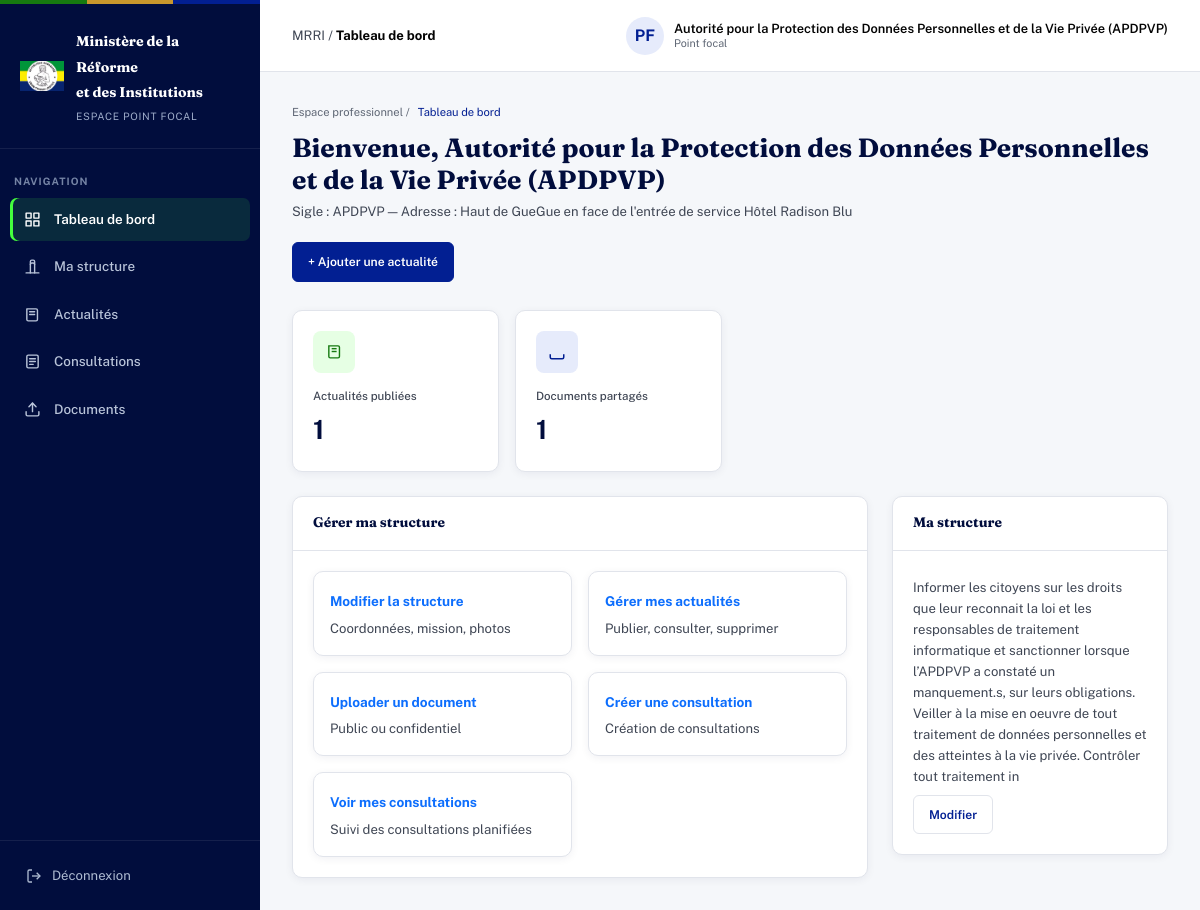
/views/point_focal/dashboard.php (signed in), run on the app's committed database.
### tables this page shows
CREATE TABLE `structure` (
  `id_struc` int NOT NULL AUTO_INCREMENT,
  `nom_struc` varchar(200) NOT NULL,
  `adresse` varchar(255) DEFAULT NULL,
  `telephone` varchar(20) DEFAULT NULL,
  `email` varchar(100) DEFAULT NULL,
  `mission` text,
  `historique` text,
  `composition` text,
  `site_web` varchar(255) DEFAULT NULL,
  `date_creation` date DEFAULT NULL,
  `texte_fondateur` varchar(255) DEFAULT NULL,
  `directeur_general` varchar(200) DEFAULT NULL,
  `fonction_dirigeant` varchar(100) DEFAULT NULL,
  `dirigeant_depuis` date DEFAULT NULL,
  `photo_dirigeant` varchar(255) DEFAULT NULL,
  `id_cat` int NOT NULL,
  `sigle` varchar(30) DEFAULT NULL,
  `id_responsable` int DEFAULT NULL,
  `latitude` decimal(10,7) DEFAULT NULL,
  `longitude` decimal(10,7) DEFAULT NULL,
  PRIMARY KEY (`id_struc`),
  KEY `fk_structure_categorie` (`id_cat`),
  KEY `idx_structure_nom` (`nom_struc`),
  KEY `idx_structure_responsable` (`id_responsable`),
  CONSTRAINT `fk_structure_categorie` FOREIGN KEY (`id_cat`) REFERENCES `categories` (`id_cat`),
  CONSTRAINT `fk_structure_responsable` FOREIGN KEY (`id_responsable`) REFERENCES `utilisateurs` (`id`)
);

### views/point_focal/dashboard.php (the view, shortened to what this page needs)
<?php
require_once '../../config/database.php';
$resultat = $db->prepare("SELECT * FROM structure WHERE id_responsable = :id_responsable");
$resultat->execute([':id_responsable' => $_SESSION['user_id']]);
$structure = $resultat->fetch(PDO::FETCH_ASSOC);
$nbActualites = 0;
$nbDocuments = 0;
if ($structure) {
    $stmtActu = $db->prepare("SELECT COUNT(*) FROM actualites WHERE id_structure = :id");
    $stmtActu->execute([':id' => $structure['id_struc']]);
    $nbActualites = (int) $stmtActu->fetchColumn();
    $stmtDoc = $db->prepare("SELECT COUNT(*) FROM documents WHERE id_structure = :id");
    $stmtDoc->execute([':id' => $structure['id_struc']]);
    $nbDocuments = (int) $stmtDoc->fetchColumn();
}
require '../../includes/header_dashboard.php';
?>
<div class="mrri-dashboard dashboard-point-focal">
  <?php $pageActive = 'dashboard'; require '../../includes/sidebar_point_focal.php'; ?>
    <main class="mrri-main">
        <header class="mrri-topbar">
            <div class="mrri-topbar-title">
                MRRI / <strong>Tableau de bord</strong>
            </div>
            <div class="mrri-user">
                <div class="mrri-user-avatar">PF</div>
                <div class="mrri-user-info">
                    <div class="mrri-user-name"><?= htmlspecialchars($structure['nom_struc'] ?? 'Point focal') ?></div>
                    <div class="mrri-user-role">Point focal</div>
                </div>
            </div>
        </header>
        <section class="mrri-content">
            <div class="mrri-page-header">
                <div>
                    <div class="mrri-breadcrumb">Espace professionnel / <span class="active">Tableau de bord</span></div>
                    <h1 class="mrri-page-title">Bienvenue, <?= htmlspecialchars($structure['nom_struc'] ?? '') ?></h1>
                    <p class="mrri-page-description">
                        Sigle : <?= htmlspecialchars($structure['sigle'] ?? '—') ?>
                        — Adresse : <?= htmlspecialchars($structure['adresse'] ?? 'Non renseignée') ?>
                    </p>
                </div>
                <a href="ajouter_actualite.php" class="mrri-btn mrri-btn-primary">+ Ajouter une actualité</a>
            </div>
            <div class="mrri-stat-grid">
                <div class="mrri-stat-card stat-vert">
                    <div class="mrri-stat-icon">
                        <svg width="17" height="17" viewBox="0 0 24 24" fill="none" stroke="currentColor" stroke-width="2"><path d="M4 4h13a2 2 0 0 1 2 2v13a2 2 0 0 1-2 2H6a2 2 0 0 1-2-2V4z"/><line x1="8" y1="8" x2="15" y2="8"/><line x1="8" y1="12" x2="15" y2="12"/></svg>
                    </div>
                    <div class="mrri-stat-label">Actualités publiées</div>
                    <div class="mrri-stat-value"><?= $nbActualites ?></div>
                </div>
                <div class="mrri-stat-card stat-bleu">
                    <div class="mrri-stat-icon">
                        <svg width="18" height="18" viewBox="0 0 24 24" fill="none" stroke="currentColor" stroke-width="2"><path d="M21 15v4a2 2 0 0 1-2 2H5a2 2 0 0 1-2-2v-4"/></svg>
                    </div>
                    <div class="mrri-stat-label">Documents partagés</div>
                    <div class="mrri-stat-value"><?= $nbDocuments ?></div>
                </div>
            </div>
            <div class="row g-4">
                <div class="col-lg-8">
                    <div class="mrri-panel">
                        <div class="mrri-panel-header">
                            <h2 class="mrri-panel-title">Gérer ma structure</h2>
                        </div>
                        <div class="mrri-panel-body">
                            <div class="row row-cols-1 row-cols-md-2 g-3">
                                <div class="col">
                                    <a href="modifier_structure.php" class="mrri-panel" style="display:block; padding:16px;">
                                        <strong style="font-size:.85rem;">Modifier la structure</strong>
                                        <p class="mrri-page-description" style="margin-top:4px;">Coordonnées, mission, photos</p>
                                    </a>
                                </div>
                                <div class="col">
                                    <a href="mes_actualites.php" class="mrri-panel" style="display:block; padding:16px;">
                                        <strong style="font-size:.85rem;">Gérer mes actualités</strong>
                                        <p class="mrri-page-description" style="margin-top:4px;">Publier, consulter, supprimer</p>
                                    </a>
                                </div>
                                <div class="col">
                                    <a href="upload.php" class="mrri-panel" style="display:block; padding:16px;">
                                        <strong style="font-size:.85rem;">Uploader un document</strong>
                                        <p class="mrri-page-description" style="margin-top:4px;">Public ou confidentiel</p>
                                    </a>
                                </div>
<div class="col">
    <a href="../point_focal/mes_consultations.php" class="mrri-panel" style="display:block; padding:16px;">
        <strong style="font-size:.85rem;">Créer une consultation</strong>
        <p class="mrri-page-description" style="margin-top:4px;">Création de consultations</p>
    </a>
</div>
<div class="col">
    <a href="../point_focal/mes_consultations.php" class="mrri-panel" style="display:block; padding:16px;">
        <strong style="font-size:.85rem;">Voir mes consultations</strong>
        <p class="mrri-page-description" style="margin-top:4px;">Suivi des consultations planifiées</p>
    </a>
</div>
                            </div>
                        </div>
                    </div>
                </div>
                <div class="col-lg-4">
                    <div class="mrri-panel">
                        <div class="mrri-panel-header">
                            <h2 class="mrri-panel-title">Ma structure</h2>
                        </div>
                        <div class="mrri-panel-body">
                            <p class="mrri-page-description">
                                <?= htmlspecialchars($structure['mission'] ?? 'Mission non renseignée.') ?>
                            </p>
                            <a href="modifier_structure.php" class="mrri-btn mrri-btn-outline mt-2">Modifier</a>
                        </div>
                    </div>
                </div>
            </div>
        </section>
    </main>
</div>
<?php require '../../includes/footer_dashboard.php'; ?>

### data on the page
structure: nom_struc "Autorité pour la Protection des Données Personnelles et de la Vie Privée (APDPVP)", sigle "APDPVP", adresse "Haut de GueGue en face de l'entrée de service Hôtel Radison Blu", mission "Informer les citoyens sur les droits que leur reconnait la loi et les responsables de traitement informatique et sanctionner lorsque l’APDPVP a constaté un manquement.s, sur leurs obligations. Veiller à la mise en oeuvre de tout traitement de données personnelles et des atteintes à la vie privée. Contrôler tout traitement in"

### other printed values
$libelle "Tableau de bord"
$libelle "Ma structure"
$libelle "Actualités"
$libelle "Consultations"
$libelle "Documents"
$nbActualites "1"
$nbDocuments "1"
